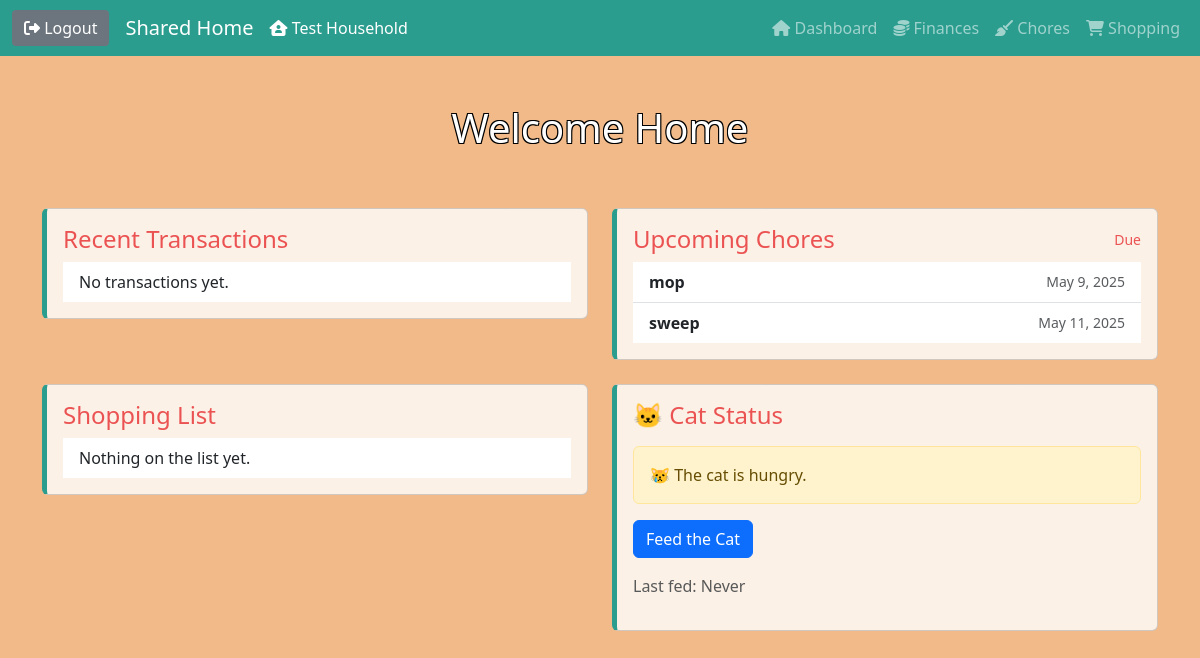
Before: /dashboard/ (signed in) with the older database file.
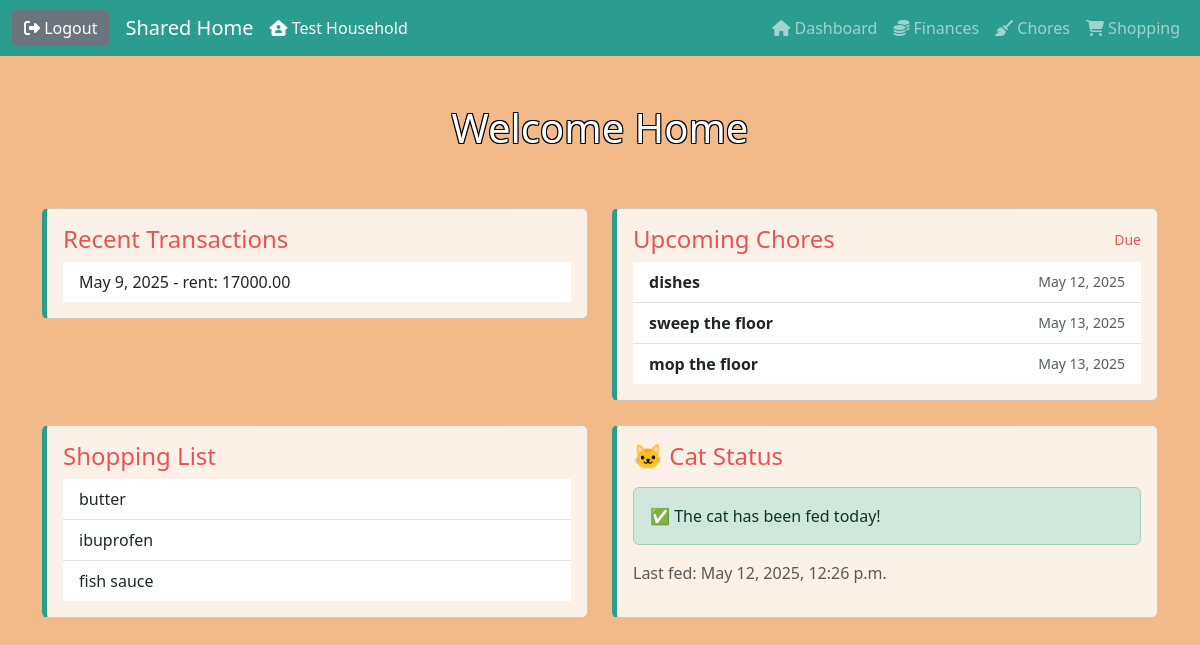
After: the same page with the newer database file.
### households/models.py (models this page shows, shortened)
class Household(models.Model):
    name = models.CharField(max_length=255)

### chores/models.py (models this page shows, shortened)
class Chore(models.Model):
    title = models.CharField(max_length=255)
    assigned_to = models.ForeignKey(
        User,
        on_delete=models.SET_NULL,
        null=True,
        blank=True)
    finished_by = models.ForeignKey(
        User,
        on_delete=models.SET_NULL,
        null=True,
        blank=True,
        related_name='finished_chores'
    )
    due_date = models.DateField()
    is_done = models.BooleanField(default=False)
    completed_at = models.DateTimeField(null=True, blank=True)
    household = models.ForeignKey(Household, on_delete=models.CASCADE)
    is_recurring = models.BooleanField(default=False)
    recurrence_days = models.IntegerField(
        null=True,
        blank=True,
        help_text="Repeat every X days if recurring"
    )

### finances/models.py (models this page shows, shortened)
class Transaction(models.Model):
    CATEGORY_CHOICES = [
        ('food', 'Food'),
        ('rent', 'Rent'),
        ('utilities', 'Utilities'),
        ('entertainment', 'Entertainment'),
        ('other', 'Other'),
    ]
    title = models.CharField(max_length=255)
    amount = models.DecimalField(max_digits=10, decimal_places=2)
    category = models.CharField(max_length=20, choices=CATEGORY_CHOICES)
    paid_by = models.ForeignKey(User, on_delete=models.CASCADE, null= True)
    date = models.DateField()
    household = models.ForeignKey(Household, on_delete=models.CASCADE)

### shopping/models.py (models this page shows, shortened)
class ShoppingItem(models.Model):
    CATEGORY_CHOICES = [
        ('food', 'Food'),
        ('pharmacy', 'Pharmacy'),
        ('clothes', 'Clothes'),
        ('hardware', 'Hardware'),
        ('other', 'Other'),
    ]
    title = models.CharField(max_length=255)
    category = models.CharField(max_length=20, choices=CATEGORY_CHOICES, default='other')
    is_urgent = models.BooleanField(default=False)
    is_bought = models.BooleanField(default=False)
    added_by = models.ForeignKey(User, on_delete=models.CASCADE)
    household = models.ForeignKey(Household, on_delete=models.CASCADE)
    added_at = models.DateTimeField(auto_now_add=True)

### dashboard/models.py (models this page shows, shortened)
class CatFeedingLog(models.Model):
    household = models.ForeignKey(Household, on_delete=models.CASCADE)
    fed_by = models.ForeignKey(User, on_delete=models.CASCADE)
    timestamp = models.DateTimeField(auto_now_add=True)
    class Meta:
        ordering = ['-timestamp']

### dashboard/views.py (the view)
# urls.py: path('', HomepageView.as_view(), name='homepage'),
class HomepageView(LoginRequiredMixin, TemplateView):
    template_name = 'homepage.html'
    def get_context_data(self, **kwargs):
        context = super().get_context_data(**kwargs)
        user = self.request.user
        membership = Membership.objects.filter(user=user).select_related('household').first()
        household = membership.household if membership else None
        last_log = CatFeedingLog.objects.filter(household=household).order_by('-timestamp').first()
        context['household'] = household
        if household:
            context['chores'] = Chore.objects.filter(household=household)
            context['transactions'] = Transaction.objects.filter(household=household)
            context['shopping_list'] = ShoppingItem.objects.filter(household=household, is_bought=False)
            context['fed_today'] = CatFeedingLog.objects.filter(household=household, timestamp__date=now().date()).exists()
            context['last_fed_time'] = last_log.timestamp if last_log else "Never"
        else:
            context['chores'] = []
            context['transactions'] = []
            context['shopping_list'] = []
            context['fed_today'] = False
        return context

### households/context_processors.py (called while the page is built)
def current_household(request):
    if request.user.is_authenticated:
        membership = Membership.objects.filter(user=request.user).select_related('household').first()
        if membership:
            return {'current_household': membership.household}
    return {'current_household': None}

### dashboard/templates/homepage.html (shortened to what this page needs)
{% extends 'base.html' %}
{% block content %}
<div class="p-4 mb-4 text-center text-white" style="text-shadow: 1px 1px 0 black, -1px 1px 0 black, 1px -1px 0 black, -1px -1px 0 black;">
  <h1>Welcome Home</h1>
</div>
<div class="row">
  <div class="col-md-6 mb-4">
    <div class="card section-card">
      <div class="card-body">
        <h4 class="section-title">Recent Transactions</h4>
        <ul class="list-group list-group-flush">
          {% for t in transactions %}
          <li class="list-group-item">{{ t.date }} - {{ t.title }}:  {{ t.amount }}</li>
          {% empty %}<li class="list-group-item">No transactions yet.</li>{% endfor %}
        </ul>
      </div>
    </div>
  </div>
  <div class="col-md-6 mb-4">
    <div class="card section-card">
      <div class="card-body">
        <div class="d-flex justify-content-between align-items-center mb-2">
          <h4 class="section-title mb-0">Upcoming Chores</h4>
          <small class="section-title ms-3">Due</small>
        </div>
        <ul class="list-group list-group-flush">
          {% for chore in chores %}
          {% if not chore.is_done %}
          <li class="list-group-item d-flex justify-content-between align-items-center">
            <span class="fw-bold fs-6">{{ chore.title }}</span>
            <small class="text-muted">{{ chore.due_date }}</small>
          </li>
          {% endif %}
          {% empty %}
          <li class="list-group-item">No chores due soon.</li>
          {% endfor %}
        </ul>
      </div>
    </div>
  </div>
</div>
<div class="row">
  <div class="col-md-6 mb-4">
    <div class="card section-card">
      <div class="card-body">
        <h4 class="section-title">Shopping List</h4>
        <ul class="list-group list-group-flush">
          {% for item in shopping_list %}
          <li class="list-group-item">{{ item.title }}</li>
          {% empty %}<li class="list-group-item">Nothing on the list yet.</li>{% endfor %}
        </ul>
      </div>
    </div>
  </div>
  <div class="col-md-6 mb-4">
    <div class="card section-card">
      <div class="card-body">
        <h4 class="section-title">🐱 Cat Status</h4>
        <p class="fs-4">
          {% if fed_today  %}
          <div class="alert alert-success">✅ The cat has been fed today!</div>
        {% else %}
          <div class="alert alert-warning">😿 The cat is hungry.</div>
          <form method="post" action="{% url 'feed_cat' %}">
            <button type="submit" class="btn btn-primary">Feed the Cat</button>
        </form>
        {% endif %}
        </p>
        <p class="text-muted">Last fed: {{ last_fed_time }}</p>
      </div>
    </div>
  </div>
</div>
{% endblock %}

### shared_household/templates/base.html (shortened to what this page needs)
{% load static %}
<!DOCTYPE html>
<html lang="en">
<head>
  <link href="https://cdn.jsdelivr.net/npm/bootstrap@5.3.0/dist/css/bootstrap.min.css" rel="stylesheet">
  <link rel="stylesheet" href="https://cdnjs.cloudflare.com/ajax/libs/font-awesome/6.5.0/css/all.min.css">
  <link rel="stylesheet" href="{% static 'css/base.css' %}">
</head>
<body>
  {% if user.is_authenticated %}
  <nav class="navbar navbar-expand-lg navbar-dark" style="background-color: #2a9d8f;">
    <div class="container-fluid">
      <form method="post" action="{% url 'logout' %}" class="me-3 d-inline">
        <button type="submit" class="logout-button">
          <i class="fa-solid fa-right-from-bracket"></i> Logout
        </button>
      </form>
      <a class="navbar-brand" href="/">Shared Home</a>
      {% if current_household %}
        <span class="text-white me-3"><i class="fa-solid fa-house-user"></i> {{ current_household.name }}</span>
      {% endif %}
      <div class="collapse navbar-collapse" id="navbarNav">
        <ul class="navbar-nav ms-auto">
          <li class="nav-item">
            <a class="nav-link {% if request.path == '/' %}active{% endif %}" href="{% url 'homepage' %}">
              <i class="fa-solid fa-house"></i> Dashboard
            </a>
          </li>
          <li class="nav-item">
            <a class="nav-link {% if request.path == '/finances/' %}active{% endif %}" href="/finances/">
              <i class="fa-solid fa-coins"></i> Finances
            </a>
          </li>
          <li class="nav-item">
            <a class="nav-link {% if request.path == '/chores/' %}active{% endif %}" href="/chores/">
              <i class="fa-solid fa-broom"></i> Chores
            </a>
          </li>
          <li class="nav-item">
            <a class="nav-link {% if request.path == '/shopping/' %}active{% endif %}" href="/shopping/">
              <i class="fa-solid fa-cart-shopping"></i> Shopping
            </a>
          </li>
        </ul>
      </div>
    </div>
  </nav>
  {% endif %}
  <div class="container py-4">
    {% block content %}{% endblock %}
  </div>
</body>
</html>

### static/css/base.css (style rules this page uses)
body { background-color: #F1BA88; }
.section-card { border-left: 5px solid #2a9d8f; background: rgba(255, 255, 255, 0.8); }
.section-title { color: #eb5353; }

### shared_household/templates/base.html (style rules this page uses)
.logout-button { background-color: #6c757d; color: white; border: none; padding: 6px 12px; border-radius: 4px; text-decoration: none; }

Changed rows visible on the page:
removed Chore: title "mop", due_date "May 9, 2025"
removed Chore: title "sweep", due_date "May 11, 2025"
added Transaction: date "May 9, 2025", title "rent", amount "17000.00"
added Chore: title "dishes", due_date "May 12, 2025"
added Chore: title "sweep the floor", due_date "May 13, 2025"
added Chore: title "mop the floor", due_date "May 13, 2025"
added ShoppingItem: title "butter"
added ShoppingItem: title "ibuprofen"
added ShoppingItem: title "fish sauce"
added CatFeedingLog: timestamp "May 12, 2025, 12:26 p.m."
Other visible differences:
{{ last_fed_time }}: "Never" → (not shown)
text no longer shown: "No transactions yet. Nothing on the list yet. 😿 The cat is hungry. Feed the Cat"
text now shown: "✅ The cat has been fed today!"
